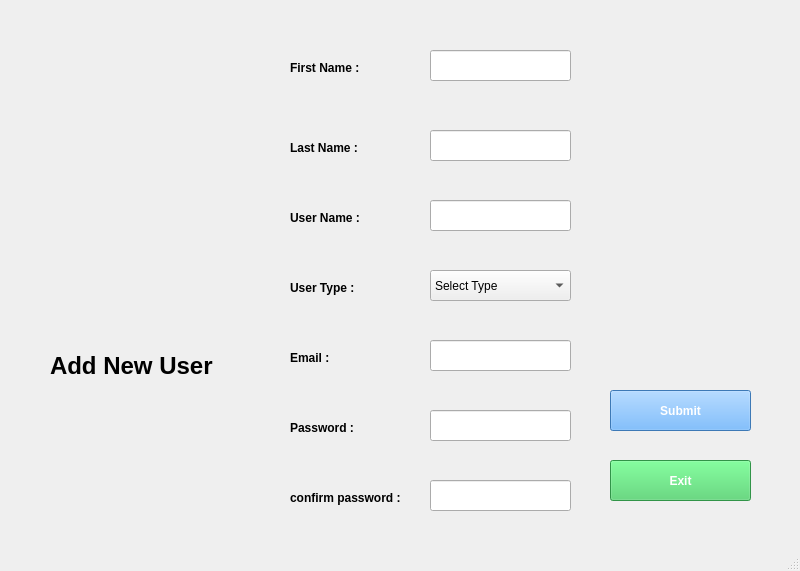
<?xml version="1.0" encoding="UTF-8"?>
<ui version="4.0">
 <class>add_user</class>
 <widget class="QMainWindow" name="add_user">
  <property name="geometry">
   <rect>
    <x>0</x>
    <y>0</y>
    <width>800</width>
    <height>571</height>
   </rect>
  </property>
  <property name="windowTitle">
   <string>Adduser</string>
  </property>
  <property name="windowIcon">
   <iconset>
    <normaloff>../../Users/Pathum/Desktop/interfaces/10-512.png</normaloff>../../Users/Pathum/Desktop/interfaces/10-512.png</iconset>
  </property>
  <widget class="QWidget" name="centralwidget">
   <widget class="QPushButton" name="btn_submit">
    <property name="geometry">
     <rect>
      <x>610</x>
      <y>390</y>
      <width>141</width>
      <height>41</height>
     </rect>
    </property>
    <property name="font">
     <font>
      <pointsize>9</pointsize>
      <weight>75</weight>
      <bold>true</bold>
     </font>
    </property>
    <property name="styleSheet">
     <string notr="true">background-color: rgb(85, 170, 255);
color: rgb(255, 255, 255);</string>
    </property>
    <property name="text">
     <string>Submit</string>
    </property>
    <property name="icon">
     <iconset>
      <normaloff>../../Users/Pathum/Desktop/interfaces/tick-512.png</normaloff>../../Users/Pathum/Desktop/interfaces/tick-512.png</iconset>
    </property>
   </widget>
   <widget class="QLineEdit" name="txt_Fname">
    <property name="geometry">
     <rect>
      <x>430</x>
      <y>50</y>
      <width>141</width>
      <height>31</height>
     </rect>
    </property>
   </widget>
   <widget class="QLineEdit" name="txt_lname">
    <property name="geometry">
     <rect>
      <x>430</x>
      <y>130</y>
      <width>141</width>
      <height>31</height>
     </rect>
    </property>
   </widget>
   <widget class="QLabel" name="lbl_uname">
    <property name="geometry">
     <rect>
      <x>290</x>
      <y>60</y>
      <width>71</width>
      <height>16</height>
     </rect>
    </property>
    <property name="font">
     <font>
      <weight>75</weight>
      <bold>true</bold>
     </font>
    </property>
    <property name="text">
     <string>First Name :</string>
    </property>
   </widget>
   <widget class="QLabel" name="lbl_uid">
    <property name="geometry">
     <rect>
      <x>290</x>
      <y>210</y>
      <width>81</width>
      <height>16</height>
     </rect>
    </property>
    <property name="font">
     <font>
      <weight>75</weight>
      <bold>true</bold>
     </font>
    </property>
    <property name="text">
     <string>User Name : </string>
    </property>
   </widget>
   <widget class="QLabel" name="lbl_utype">
    <property name="geometry">
     <rect>
      <x>290</x>
      <y>280</y>
      <width>71</width>
      <height>16</height>
     </rect>
    </property>
    <property name="font">
     <font>
      <weight>75</weight>
      <bold>true</bold>
     </font>
    </property>
    <property name="text">
     <string>User Type :</string>
    </property>
   </widget>
   <widget class="QLabel" name="label">
    <property name="geometry">
     <rect>
      <x>50</x>
      <y>340</y>
      <width>171</width>
      <height>51</height>
     </rect>
    </property>
    <property name="font">
     <font>
      <pointsize>18</pointsize>
      <weight>75</weight>
      <bold>true</bold>
     </font>
    </property>
    <property name="text">
     <string>Add New User</string>
    </property>
   </widget>
   <widget class="QComboBox" name="com_utype">
    <property name="geometry">
     <rect>
      <x>430</x>
      <y>270</y>
      <width>141</width>
      <height>31</height>
     </rect>
    </property>
    <item>
     <property name="text">
      <string>Select Type</string>
     </property>
    </item>
    <item>
     <property name="text">
      <string>Admin</string>
     </property>
    </item>
    <item>
     <property name="text">
      <string>Manager</string>
     </property>
    </item>
    <item>
     <property name="text">
      <string>Monitoring_Person</string>
     </property>
    </item>
   </widget>
   <widget class="QLabel" name="label_2">
    <property name="geometry">
     <rect>
      <x>290</x>
      <y>140</y>
      <width>71</width>
      <height>16</height>
     </rect>
    </property>
    <property name="font">
     <font>
      <weight>75</weight>
      <bold>true</bold>
     </font>
    </property>
    <property name="text">
     <string>Last Name :</string>
    </property>
   </widget>
   <widget class="QLineEdit" name="txt_uname">
    <property name="geometry">
     <rect>
      <x>430</x>
      <y>200</y>
      <width>141</width>
      <height>31</height>
     </rect>
    </property>
   </widget>
   <widget class="QLabel" name="lbl_Email">
    <property name="geometry">
     <rect>
      <x>290</x>
      <y>350</y>
      <width>61</width>
      <height>16</height>
     </rect>
    </property>
    <property name="font">
     <font>
      <weight>75</weight>
      <bold>true</bold>
     </font>
    </property>
    <property name="text">
     <string>Email :</string>
    </property>
   </widget>
   <widget class="QLabel" name="lbl_pwd">
    <property name="geometry">
     <rect>
      <x>290</x>
      <y>420</y>
      <width>71</width>
      <height>16</height>
     </rect>
    </property>
    <property name="font">
     <font>
      <weight>75</weight>
      <bold>true</bold>
     </font>
    </property>
    <property name="text">
     <string>Password :</string>
    </property>
   </widget>
   <widget class="QLineEdit" name="txt_email">
    <property name="geometry">
     <rect>
      <x>430</x>
      <y>340</y>
      <width>141</width>
      <height>31</height>
     </rect>
    </property>
   </widget>
   <widget class="QLineEdit" name="txt_pwd">
    <property name="geometry">
     <rect>
      <x>430</x>
      <y>410</y>
      <width>141</width>
      <height>31</height>
     </rect>
    </property>
    <property name="echoMode">
     <enum>QLineEdit::Password</enum>
    </property>
   </widget>
   <widget class="QLabel" name="label_3">
    <property name="geometry">
     <rect>
      <x>40</x>
      <y>100</y>
      <width>200</width>
      <height>229</height>
     </rect>
    </property>
    <property name="text">
     <string/>
    </property>
    <property name="pixmap">
     <pixmap>../../Users/Pathum/Desktop/interfaces/resize/Add_user_icon_(blue).svg.png</pixmap>
    </property>
   </widget>
   <widget class="QLineEdit" name="txt_confpwd">
    <property name="geometry">
     <rect>
      <x>430</x>
      <y>480</y>
      <width>141</width>
      <height>31</height>
     </rect>
    </property>
    <property name="echoMode">
     <enum>QLineEdit::Password</enum>
    </property>
   </widget>
   <widget class="QLabel" name="label_4">
    <property name="geometry">
     <rect>
      <x>290</x>
      <y>490</y>
      <width>111</width>
      <height>16</height>
     </rect>
    </property>
    <property name="font">
     <font>
      <weight>75</weight>
      <bold>true</bold>
     </font>
    </property>
    <property name="text">
     <string>confirm password :</string>
    </property>
   </widget>
   <widget class="QPushButton" name="btn_exit">
    <property name="geometry">
     <rect>
      <x>610</x>
      <y>460</y>
      <width>141</width>
      <height>41</height>
     </rect>
    </property>
    <property name="font">
     <font>
      <pointsize>9</pointsize>
      <weight>75</weight>
      <bold>true</bold>
     </font>
    </property>
    <property name="styleSheet">
     <string notr="true">color: rgb(255, 255, 255);
background-color: rgb(69, 207, 101);</string>
    </property>
    <property name="text">
     <string>Exit</string>
    </property>
   </widget>
  </widget>
  <widget class="QStatusBar" name="statusbar"/>
 </widget>
 <resources/>
 <connections/>
</ui>
